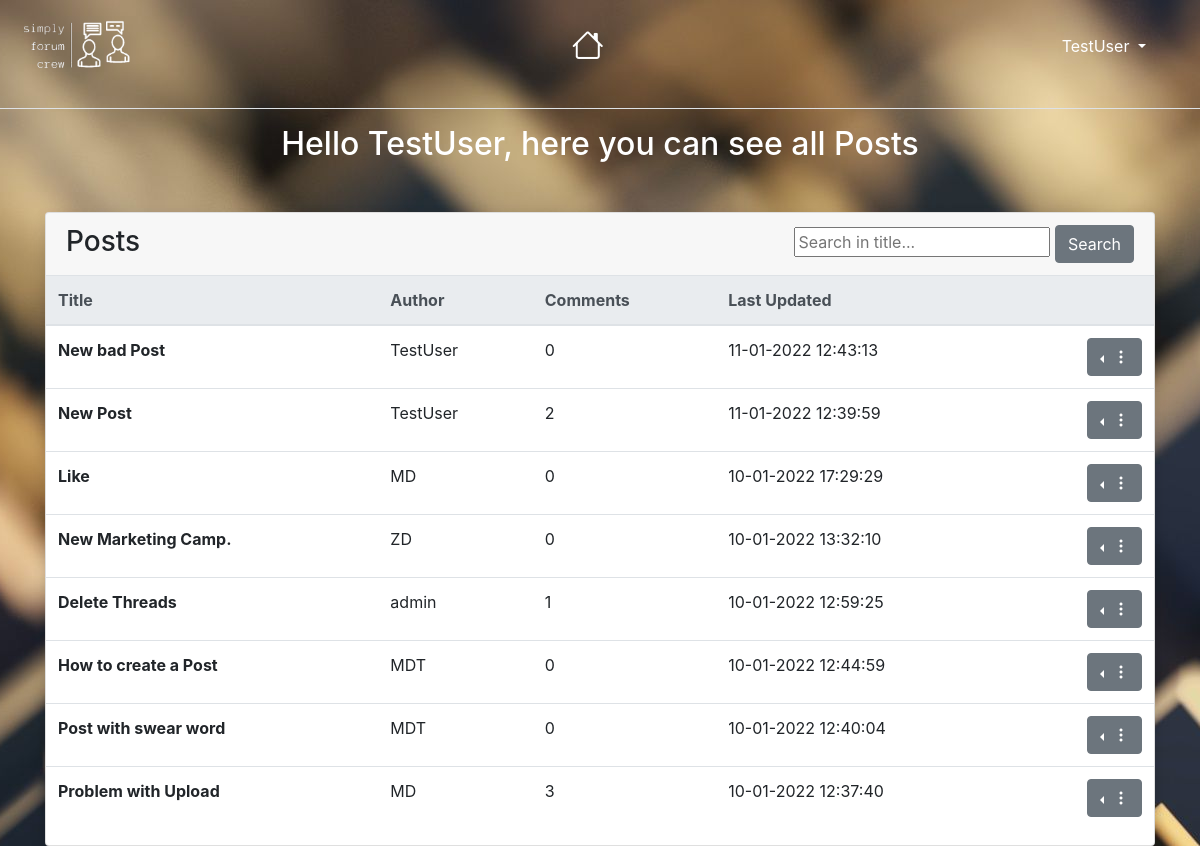
Page / (signed in) on the earlier database version.
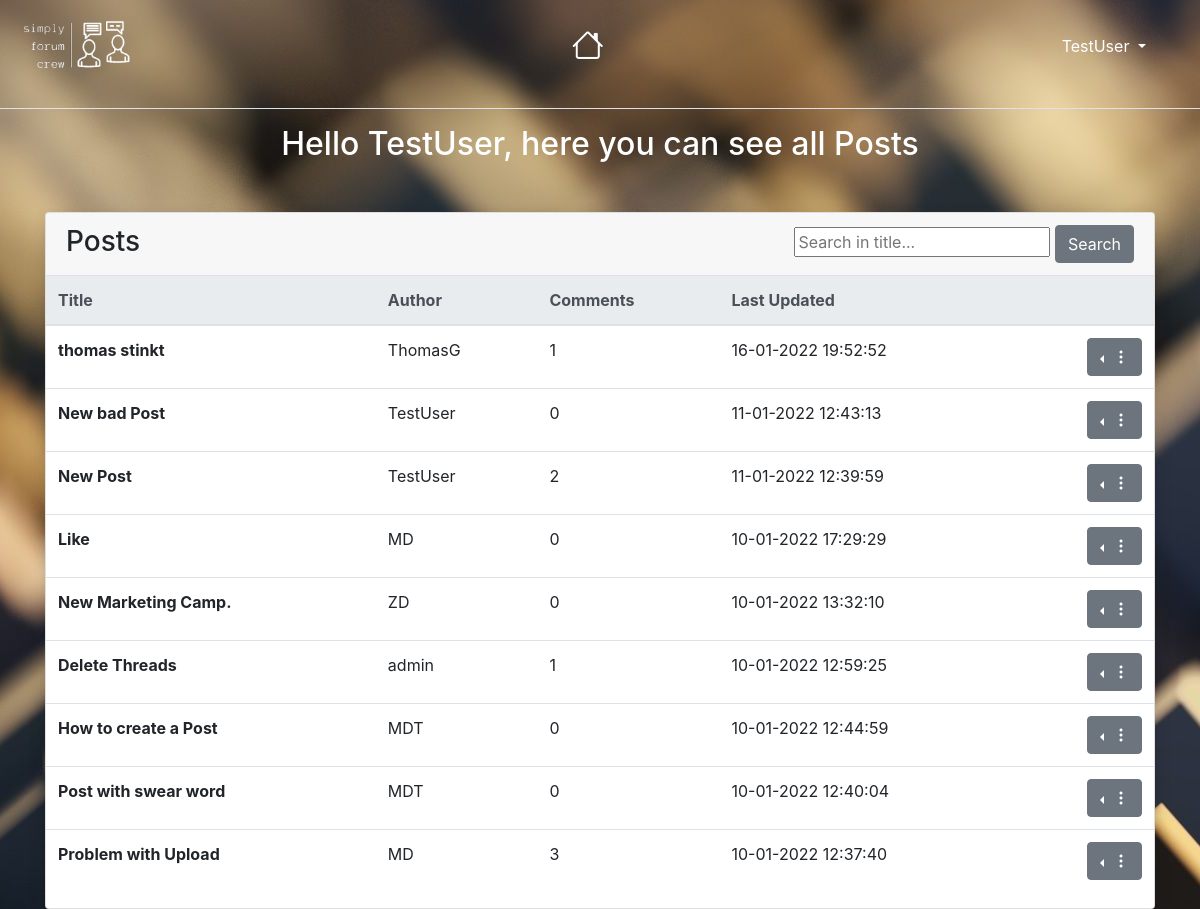
Same page on the later database version.
### post/models.py (models this page shows, shortened)
class Post(models.Model):
    title = models.CharField(max_length=80, unique=True)
    description = models.CharField(max_length=1500)
    user = models.ForeignKey(User, on_delete=models.CASCADE)
    content = HTMLField()
    date = models.DateTimeField(auto_now_add=True)
    date = models.DateTimeField(auto_now=True)
    approved = models.BooleanField(default=False)
    likes = models.ManyToManyField(User, related_name='forum_post_likes')
    dislikes = models.ManyToManyField(User, related_name='forum_post_dislikes')
    votes = models.IntegerField(default= 0)
    image = models.ImageField( blank = True, null = True, upload_to = 'image/%Y/%m/%D')
    class Meta:
        ordering = ('-date',)

### post/views.py (the view)
# urls.py: 2. Add a URL to urlpatterns:  path('', views.home, name='home')
def home(request):
    posts = Post.objects.all()
    return render(request, 'post.html', {'posts': posts})

### post/templates/post.html (shortened to what this page needs)
{% extends "base.html" %}
{% load static %}
{% block content %}
<link rel="stylesheet" type="text/css" href="{% static 'css/style.css' %}"/>
<body>
  {% if user.is_authenticated%}
  <div class="main-content">
    <div class="container mt-7">
      <h2 class="mb-5">Hello {{user}}, here you can see all Posts</h2>
      <div class="row">
        <div class="col">
          <div class="card shadow">
            <div class="card-header border-0">
              <h3 class="mb-0" style="float:left">Posts</h3>
              <ul>
              <form class="searchfield" style="float:right" action={% url 'search_post' %} method="GET">
                  <div>
                    <input type="text"   value="{{request.GET.searched}}" name="searched" id="search_post" placeholder="Search in title...">
                    <button id="search-button" class="btn btn-secondary" type="submit">Search</button>
                  </div>
              </form>
              </ul>
            </div>
            <div class="table-responsive">
              <table class="table align-items-center table-flush">
                <thead class="thead-light">
                  <tr>
                    <th scope="col">Title</th>
                    <th scope="col">Author</th>
                    <th scope="col">Comments</th>
                    <th scope="col">Last Updated</th>
                    <th scope="col"></th>
                  </tr>
                </thead>
                <tbody>
                  {% for post in posts %}
                  <tr>
                    <th scope="row">
                      <a>{{post.title}}</a>
                    </th>
                    <td>{{post.user}}</td>
                    <td>{{ post.comments.count }}</td>
                    <td>{{post.date}}</td>
                    <td class="text-right">
                      <div class="dropleft">
                        <button class="btn btn-secondary dropdown-toggle" type="button" id="dropdownMenuButton" data-toggle="dropdown"  aria-expanded="false">
                          <i class="bi bi-three-dots-vertical"></i>
                        </button>
                      </div>
                    </td>
                  </tr>
                  {%endfor %}
                </tbody>
              </table>
            </div>
          </div>
        </div>
      </div>
    </div>
  </div>
  {%endif%}
</body>
{% endblock %}

Differences in the rows shown:
added Post: title "thomas stinkt", user "ThomasG", comments.count "1", date "16-01-2022 19:52:52"
